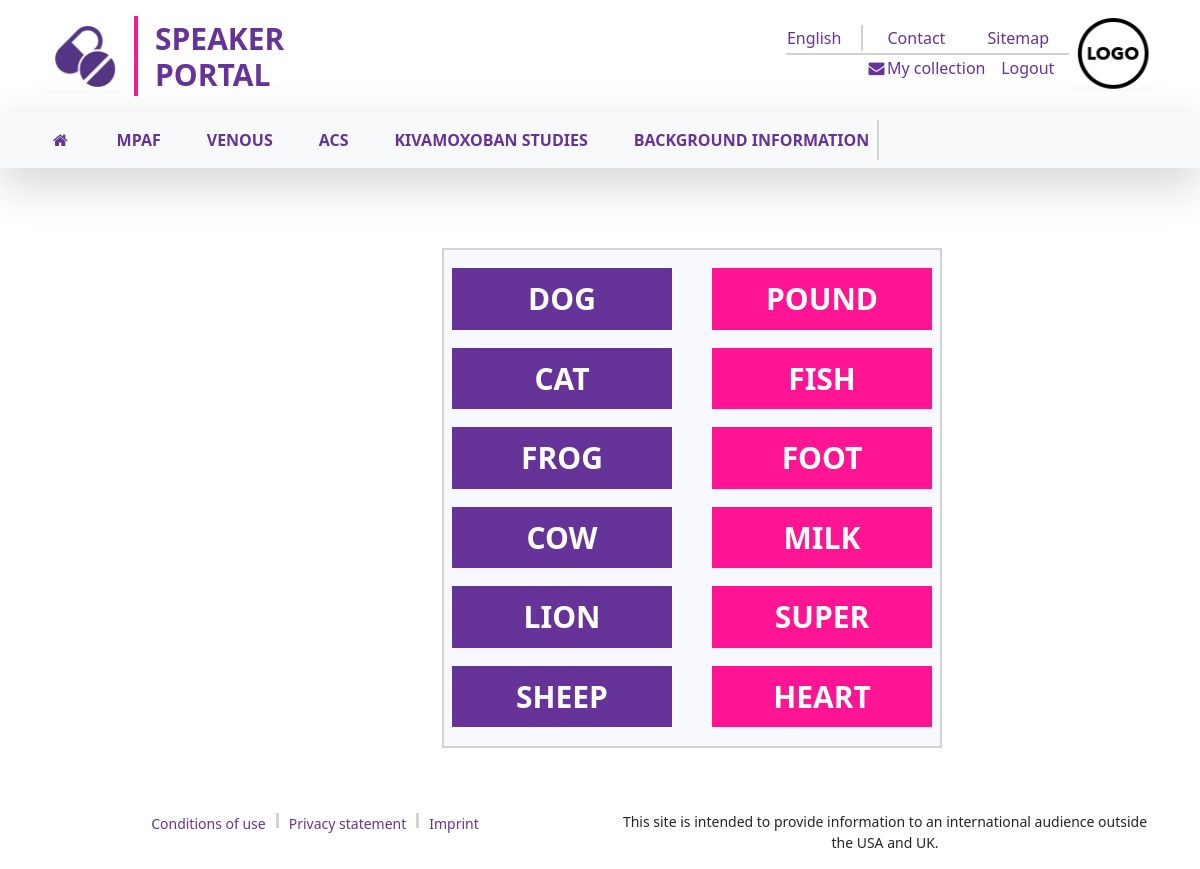
The page /index.php?page=mpaf (signed in) on the database its author committed.
### tables this page shows
CREATE TABLE `animals` (
  `id` int(11) NOT NULL,
  `item` text NOT NULL,
  `orderNo` int(11) NOT NULL
);

CREATE TABLE `expressions` (
  `id` int(11) NOT NULL,
  `words` text NOT NULL,
  `OrderNo` int(11) NOT NULL
);

### mpaf.php (the view, shortened to what this page needs)
<?php
    if ($_SESSION['user_logged_in'] != 'true')
    {
        echo "<p class='container' style='color: deeppink; text-align: center; font-weight: bold; margin-top: 20px'>You're not authorized to use this page.<br>Please log in!</p>";
        echo '<meta http-equiv="refresh" content="3, url=index.php">';
        exit();
    }
    else
    {
        $l = mysqli_connect('localhost', 'root', '', 'speaker_portal');
        $animal_query = mysqli_query($l,"SELECT * FROM `animals` ORDER BY `orderNo`");
        $expression_query = mysqli_query($l, "SELECT * FROM `expressions` ORDER BY `orderNo`");
        echo '<div class="container pick_and_plack_game">
                  <div class="game_box">
                      <div class="row">
                          <div class="col-md-6 sortable">';
                              while($animals = mysqli_fetch_array($animal_query))
                              {
                                  echo'
                                  <div class="list_item purple" id="'.$animals['id'].'">'.$animals['item'].'</div>';
                              }
                          echo'
                          </div>
                          <div class="col-md-6 sortable">';
                              while($expression = mysqli_fetch_array($expression_query))
                              {
                                  echo'
                                  <div class="list_item pink" id="'.$expression['id'].'">'.$expression['words'].'</div>';
                              }
                              echo'
                          </div>
                      </div>
                  </div>
              </div>
              <div class="container success_message" id="success_message"></div>';
        echo '<br><br><br><br>';
    }
?>

### index.php (shortened to what this page needs)
<!DOCTYPE html>
<html lang="en">
<head>
    <link rel="stylesheet" href="style.css">
    <link rel="stylesheet" href="css/bootstrap.css">
    <link rel="stylesheet" href="https://cdnjs.cloudflare.com/ajax/libs/font-awesome/4.7.0/css/font-awesome.min.css">
    <link rel="stylesheet" href="//code.jquery.com/ui/1.13.0/themes/base/jquery-ui.css">
</head>
<body>
<header>
    <div class="container">
        <div class="row">
            <div class="col-md-6">
                <table class="left_table">
                    <tr>
                        <td><img src="picture/speaker_portal_sign.jpg" alt="speaker_img" class="img-fluid"></td>
                        <td>
                            <div class="verti-line"></div>
                        </td>
                        <td>
                            <h1>SPEAKER<br>PORTAL</h1>
                        </td>
                    </tr>
                </table>
            </div>
            <div class="col-md-6" style="text-align: right">
                <img src="picture/right_logo.jpg" alt="logo" class="logo">
                <table class="right_table">
                    <tr>
                        <td class="upper_row">English</td>
                        <td class="border-header-right"></td>
                        <td class="upper_row">Contact</td>
                        <td class="upper_row">Sitemap</td>
                    </tr>
                    <tr style="border-bottom: solid 2px lightgray">
                        <td colspan="4"></td>
                    </tr>
                    <tr>
                        <td></td>
                        <td></td>
                        <td class="bottom_row"><i class="fa fa-fw fa-envelope bottom_row"></i>My collection</td>
                        <td class="bottom_row"><a href="index.php?page=logout">Logout</a></td>
                    </tr>
                </table>
            </div>
        </div>
    </div>
</header>
<nav class="shadow-lg navbar navbar-expand-sm bg-light navbar-light">
    <div class="container">
        <ul class="navbar-nav">
            <li class="nav-item">
                <a class="nav-link currently_active" href="index.php?page=login"><i class="fa fa-fw fa-home"></i></a>
            </li>
            <li class="nav-item mystuff">
                <a class="nav-link" href="index.php?page=mpaf">MPAF</a>
            </li>
            <li class="nav-item mystuff">
                <a class="nav-link" href="index.php?page=venous">VENOUS</a>
            </li>
            <li class="nav-item mystuff">
                <a class="nav-link" href="index.php?page=acs">ACS</a>
            </li>
            <li class="nav-item mystuff">
                <a class="nav-link" href="index.php?page=studies">KIVAMOXOBAN STUDIES</a>
            </li>
            <li class="nav-item mystuff">
                <a class="nav-link" href="index.php?page=background_info">BACKGROUND INFORMATION</a>
            </li>
            <li class="line"></li>
        </ul>
    </div>
</nav>
<div class="container-fluid">
    <?php
        switch ($_GET['page'])
        {
            case 'mpaf': include 'mpaf.php'; break;
        }
    ?>
</div>
<footer>
    <div class="container">
        <div class="row">
            <div class="col-md-6">
                <div class="footer_links">
                    <a href="#">Conditions of use</a>
                    <div class="footer_border"></div>
                    <a href="#">Privacy statement</a>
                    <div class="footer_border"></div>
                    <a href="#">Imprint</a>
                </div>
            </div>
            <div class="col-md-6">
                <p class="footer_text">This site is intended to provide information to an international audience outside the USA and UK.</p>
            </div>
        </div>
    </div>
</footer>
</body>
</html>

### style.css (style rules this page uses)
:root { --pink_font: deeppink; --purple_font: rebeccapurple; }
table { margin-top: 10px; margin-bottom: 10px; }
.verti-line { border-left: 4px solid var(--pink_font); height: 80px; }
.left_table h1 { color: var(--purple_font); font-size: 30px; font-weight: bolder; padding-left: 15px; padding-top: 10px; }
.border-header-right { border-left: 2px solid lightgray; text-align: center; }
.logo { float: right; margin-top: 15px; }
.right_table { float: right; color: var(--purple_font); text-align: center; margin-top: 25px; }
.upper_row { padding-right: 20px; }
.bottom_row a, a:visited { color: var(--purple_font); text-decoration: none; }
.mystuff { margin-left: 30px; }
.line { border-left: 2px solid lightgray; height: auto; }
.currently_active { ccolor: deeppink; }
footer { position: fixed; left: 0; bottom: 0; width: 100%; text-align: center; background-color: white; }
.footer_text { font-size: 14px; }
.footer_links { text-align: center; display: inline-flex; }
.footer_links a, a:visited { padding-left: 10px; padding-right: 10px; font-size: 14px; color: var(--purple_font); text-decoration: none; }
.footer_border { border-left: 3px solid lightgray; height: 15px; }
.game_box { border: 2px solid lightgray; background-color: ghostwhite; height: 500px; width: 500px; margin-left: 400px; margin-top: 80px; }
.list_item { height: 61.5px; width: 220px; margin-top: 18px; margin-left: 8px; text-align: center; color: white; font-weight: bold; font-size: 30px; padding-top: 8px; }
.purple { background-color: rebeccapurple; }
.pink { background-color: deeppink; }

### rows shown on the page
animals: item "DOG"
animals: item "CAT"
animals: item "FROG"
animals: item "COW"
animals: item "LION"
animals: item "SHEEP"
expressions: words "POUND"
expressions: words "FISH"
expressions: words "FOOT"
expressions: words "MILK"
expressions: words "SUPER"
expressions: words "HEART"
